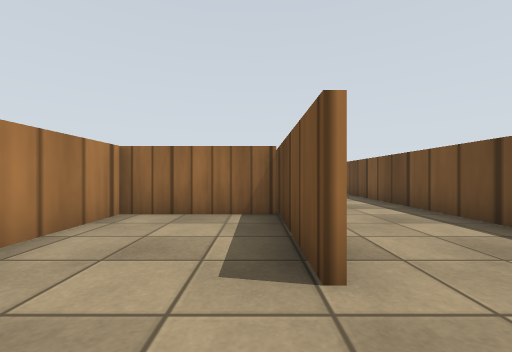
View 1 (above)

24 first-person views from a walk through a Gazebo world. The camera is 0.14 m above the floor, looks level and sees 90° across. The floor is counted in squares, 0.2 m on a side. Each view is taken from the middle of a square. On the plan, view 1 faces up. The plan holds only what a view shows up to about 9 squares ahead; the rest is blank. Robots are left out. Simple patterns stand in for the simulator's built-in surfaces. Surface patterns are stand-ins for the level's own textures.

View 2
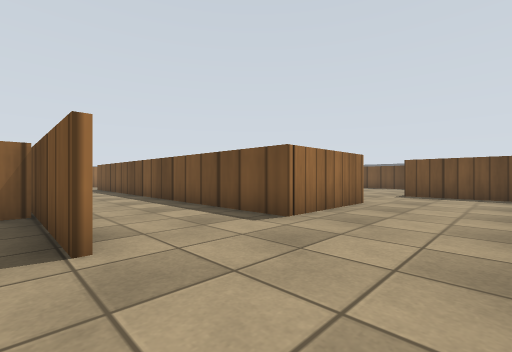

View 3
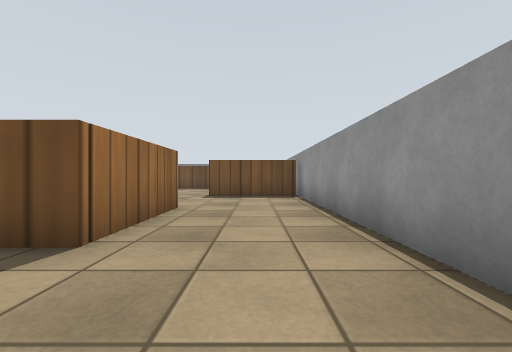

View 4
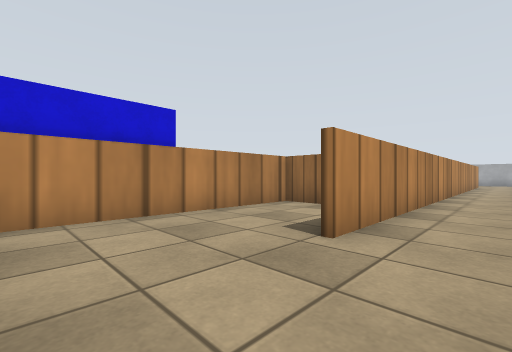

View 5
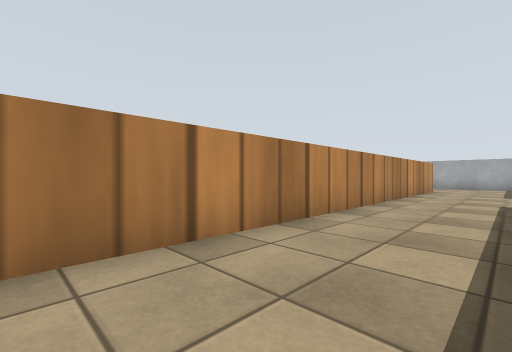

View 6
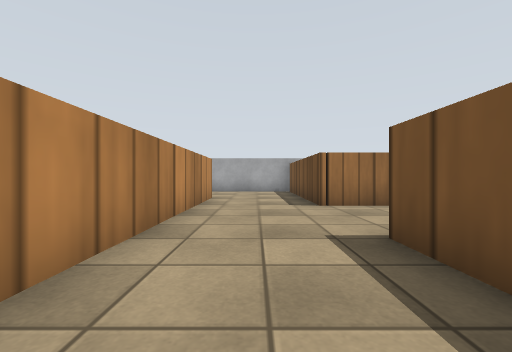

View 7
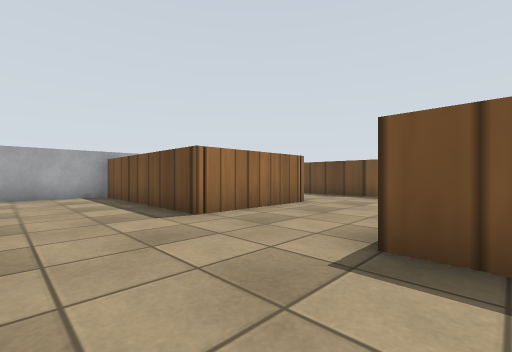

View 8
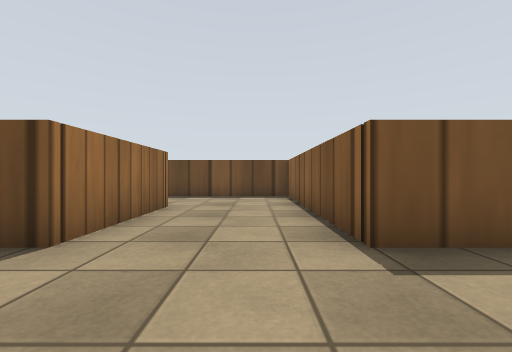

View 9
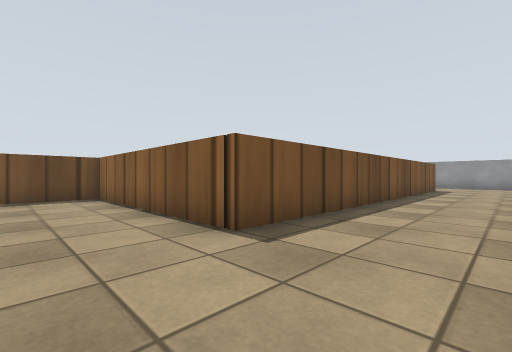

View 10
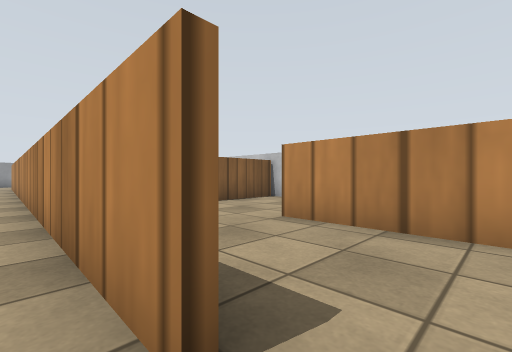

View 11
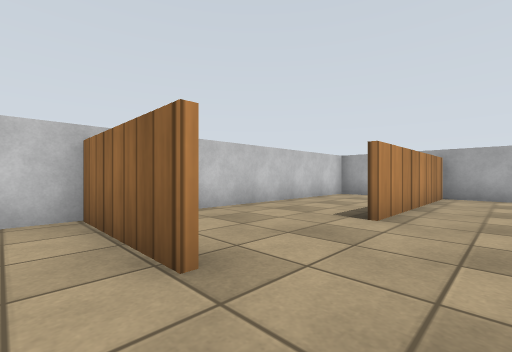

View 12
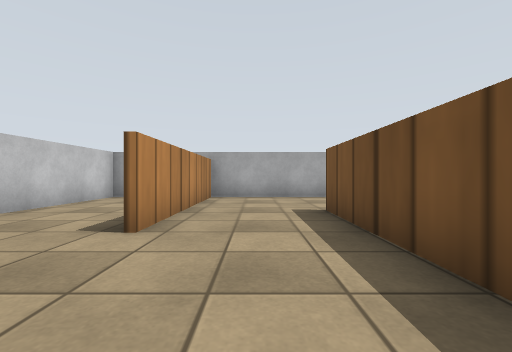

View 13
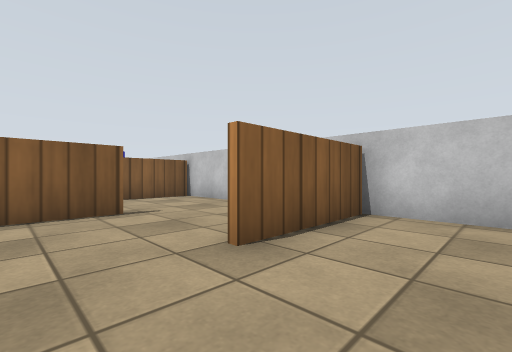

View 14
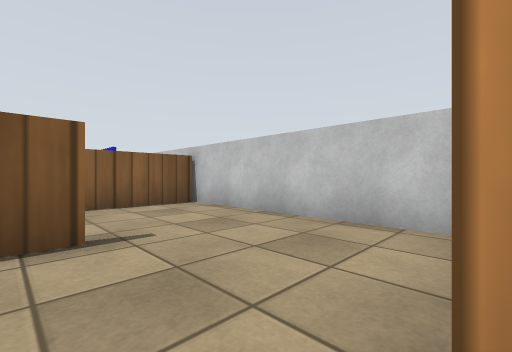

View 15
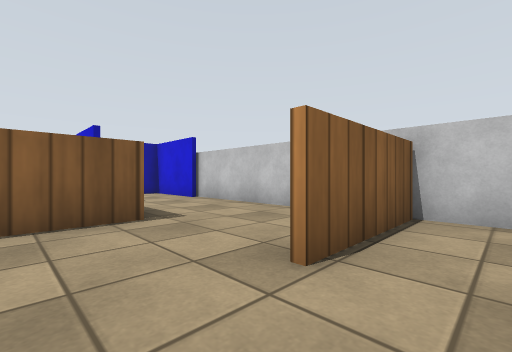

View 16
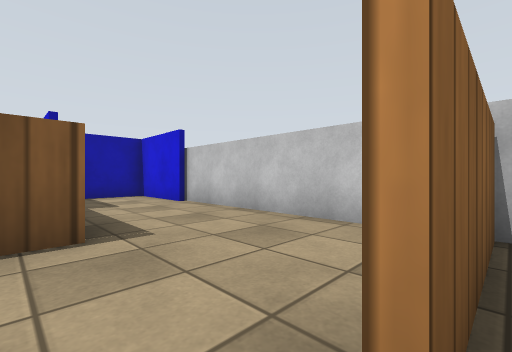

View 17
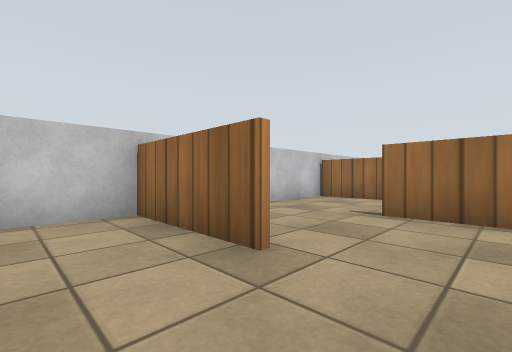

View 18
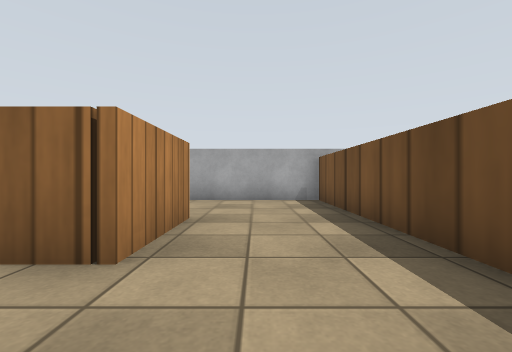

View 19
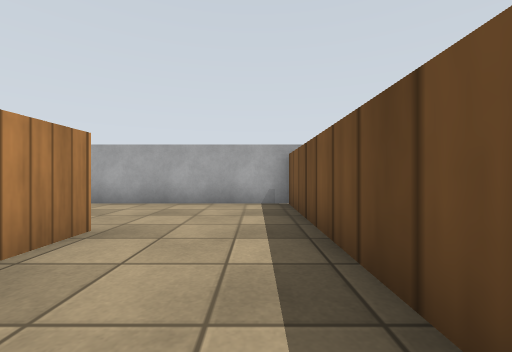

View 20
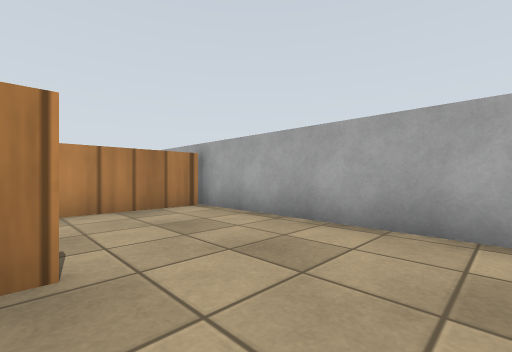

View 21
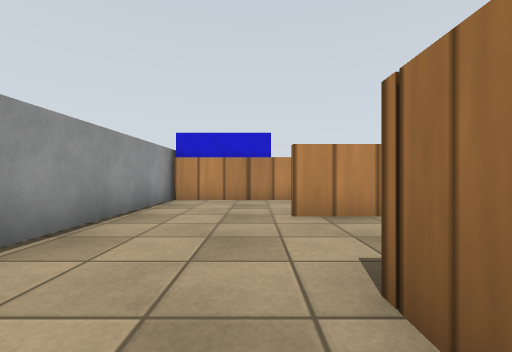

View 22
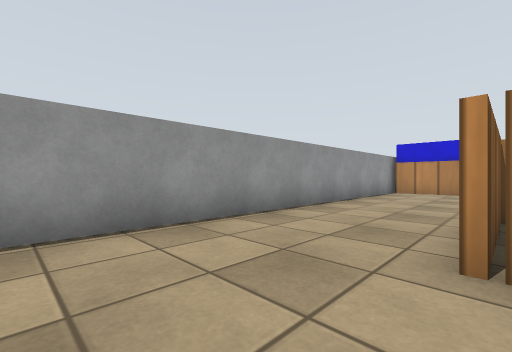

View 23
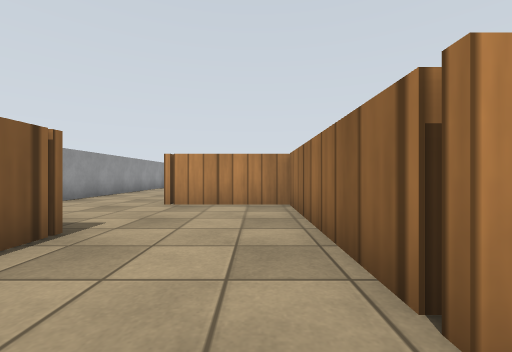

View 24
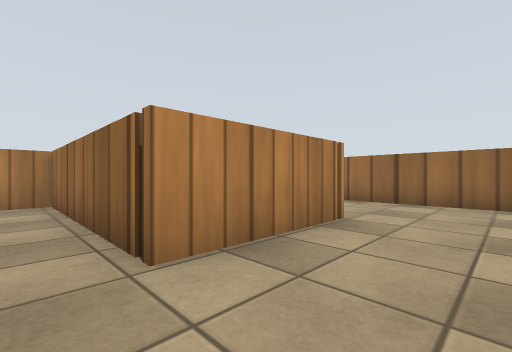

### Floor plan
Ten units are one square. View 1 is at (0, 0); x grows to the right and y downward. Boxes are objects, and circles mark ways between rooms. Rooms are numbered by the first view taken in them; rooms with no view inside come last. Other rooms are left out.
<svg viewBox="-63 -230 208 250">
<path fill="none" stroke="#000" d="M67 -17 35 -17 35 -139 98 -139 98 -225 76 -225M6 -193 6 -16M69 -194 69 -170 35 -170 35 -224M-6 15 98 15 98 -16M39 -225 5 -225M-26 -109 -10 -109M-26 -139 -58 -139M-58 -140 -58 -105M4 -154 4 -176M-10 -108 -26 -108M-58 -79 -26 -79M-58 -105 -58 -80M-28 -48 -10 -48M120 -81 120 -48 67 -48 67 -17M140 -111 105 -111M98 -16 106 -16M-58 -141 -26 -141M-58 -225 -58 -140M-55 -15 -55 12 -38 12M-26 -77 -58 -77M-58 -80 -58 -13M4 -176 4 -193M5 -225 -25 -225 -25 -171M4 -16 4 -55M-28 15 -6 15M5 -48 -25 -48 -25 15M76 -225 39 -225M37 -224 37 -196"/>
<circle cx="85" cy="-20" r="3" fill="#2a7"/>
<circle cx="0" cy="-210" r="3" fill="#2a7"/>
<circle cx="0" cy="0" r="3" fill="#2a7"/>
<circle cx="70" cy="-210" r="3" fill="#2a7"/>
<circle cx="-15" cy="-140" r="3" fill="#2a7"/>
<circle cx="-40" cy="-110" r="3" fill="#2a7"/>
<circle cx="-30" cy="-160" r="3" fill="#2a7"/>
<circle cx="-15" cy="-185" r="3" fill="#2a7"/>
<circle cx="-15" cy="-80" r="3" fill="#2a7"/>
<circle cx="-30" cy="-65" r="3" fill="#2a7"/>
<text x="30" y="-100">1</text>
<text x="-30" y="-120">2</text>
<text x="-20" y="-160">3</text>
<text x="-30" y="-90">4</text>
<text x="-20" y="-70">5</text>
<text x="110" y="-90">6</text>
<text x="-40" y="-180">7</text>
<text x="-40" y="-40">8</text>
<text x="-10" y="-200">9</text>
<text x="-20" y="-20">10</text>
<text x="60" y="-200">11</text>
</svg>
Room 1 opens to room 6. Room 1 opens to room 9. Room 1 opens to room 10. Room 1 opens to room 11. Room 2 opens to room 3. Room 2 opens to room 4. Room 3 opens to room 7. Room 3 opens to room 9. Room 4 opens to room 5. Room 5 opens to room 8.

Where each view was taken, in squares from view 1:
view 1: 0 up, 0 right, facing up
view 2: 1 down, 0 right, facing up-right
view 3: 0 up, 1 right, facing right
view 4: 1 down, 2 right, facing up-left
view 5: 6 up, 3 right, facing up-left
view 6: 11 up, 2 right, facing up
view 7: 13 up, 1 right, facing up-right
view 8: 15 up, 1 right, facing right
view 9: 16 up, 1 right, facing down-right
view 10: 20 up, 1 right, facing down-left
view 11: 13 up, 1 left, facing up-left
view 12: 14 up, 1 left, facing up
view 13: 16 up, 1 left, facing down-left
view 14: 14 up, 2 left, facing down-left
view 15: 9 up, 1 left, facing down-left
view 16: 8 up, 2 left, facing down-left
view 17: 6 up, 1 left, facing up-left
view 18: 15 up, 8 right, facing up
view 19: 16 up, 9 right, facing up
view 20: 19 up, 9 right, facing up-left
view 21: 1 up, 5 right, facing left
view 22: 2 up, 9 right, facing down-left
view 23: 4 up, 13 right, facing left
view 24: 4 up, 14 right, facing up-left
